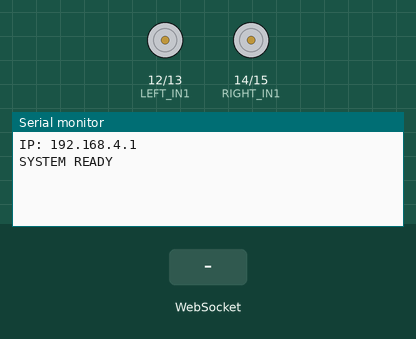
Bench run of a sketch on a simulated ESP32. On the bench: motor-driver pin pairs drawn as motors (green arrow = first pin HIGH = forward, orange = second pin HIGH = backward, longer = more drive, scaled by the enable pin), the last lines printed to the serial monitor. The inputs (shaded band) are chosen by the test bench. The camera gives no picture.

Above: at 1.5 s.
1.6 s: WebSocket text "F" received
At 2.1 s:
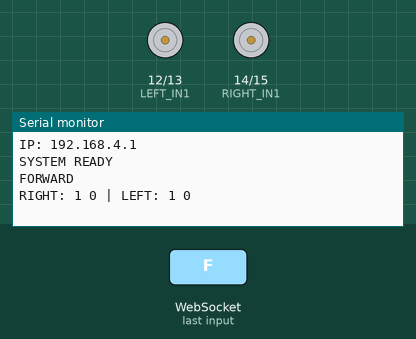
3.1 s: WebSocket text "B" received
At 4.3 s:
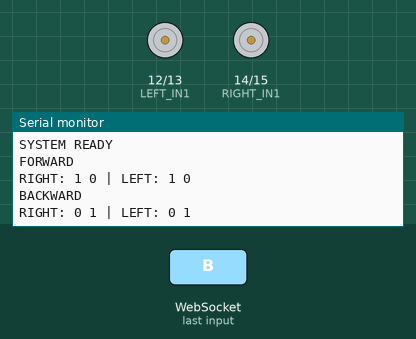
4.6 s: WebSocket text "L" received
At 5.6 s:
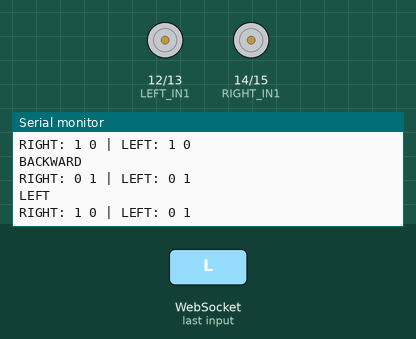
6.1 s: WebSocket text "R" received
At 6.8 s:
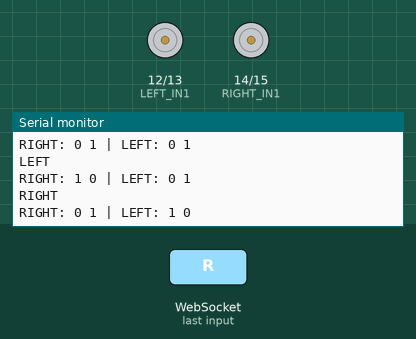

Measured:
- after the input at 1.6 s, the serial monitor: prints a new line at once (image 1)
- after the input at 3.1 s, the serial monitor: prints a new line at once (image 2)
- after the input at 4.6 s, the serial monitor: prints a new line at once (image 3)
- after the input at 6.1 s, the serial monitor: prints a new line at once (image 4)

The sketch:

esp_kamera_TUS_Kontrol.ino
```cpp
#include "esp_camera.h"
#include <WiFi.h>
#include <AsyncTCP.h>
#include <ESPAsyncWebServer.h>

const char* ssid = "i5i";
const char* password = "12345...";

AsyncWebServer server(80);
AsyncWebSocket ws("/ws");

#define RIGHT_EN 2
#define RIGHT_IN1 14
#define RIGHT_IN2 15

#define LEFT_EN 4
#define LEFT_IN1 12
#define LEFT_IN2 13

#define PWM_FREQ 1000
#define PWM_RES 8

#define CH_RIGHT 0
#define CH_LEFT 1

uint32_t speedValue = 150;

const char index_html[] PROGMEM = R"rawliteral(
<!DOCTYPE html>
<html>
<body align=center>

<h2>ESP32 Camera Car TEST</h2>

<img src="" id="cam" width="400"><br><br>

<button onclick="send('F')">Forward</button><br><br>

<button onclick="send('L')">Left</button>
<button onclick="send('R')">Right</button><br><br>

<button onclick="send('B')">Back</button><br><br>

<button onclick="send('S')">Stop</button>

<br><br>

Speed
<input type="range" min="0" max="255" value="150"
oninput="sendSpeed(this.value)">

<script>

var ws = new WebSocket("ws://" + location.hostname + "/ws");

function send(x)
{
ws.send(x);
}

function sendSpeed(v)
{
ws.send("V"+v);
}

</script>

</body>
</html>
)rawliteral";

void printMotorPins()
{

Serial.print("RIGHT: ");
Serial.print(digitalRead(RIGHT_IN1));
Serial.print(" ");
Serial.print(digitalRead(RIGHT_IN2));

Serial.print(" | LEFT: ");
Serial.print(digitalRead(LEFT_IN1));
Serial.print(" ");
Serial.println(digitalRead(LEFT_IN2));

}

void stopMotor()
{

digitalWrite(RIGHT_IN1,LOW);
digitalWrite(RIGHT_IN2,LOW);

digitalWrite(LEFT_IN1,LOW);
digitalWrite(LEFT_IN2,LOW);

Serial.println("STOP");
printMotorPins();

}

void forwardMotor()
{

digitalWrite(RIGHT_IN1,HIGH);
digitalWrite(RIGHT_IN2,LOW);

digitalWrite(LEFT_IN1,HIGH);
digitalWrite(LEFT_IN2,LOW);

Serial.println("FORWARD");
printMotorPins();

}

void backMotor()
{

digitalWrite(RIGHT_IN1,LOW);
digitalWrite(RIGHT_IN2,HIGH);

digitalWrite(LEFT_IN1,LOW);
digitalWrite(LEFT_IN2,HIGH);

Serial.println("BACKWARD");
printMotorPins();

}

void leftMotor()
{

digitalWrite(RIGHT_IN1,HIGH);
digitalWrite(RIGHT_IN2,LOW);

digitalWrite(LEFT_IN1,LOW);
digitalWrite(LEFT_IN2,HIGH);

Serial.println("LEFT");
printMotorPins();

}

void rightMotor()
{

digitalWrite(RIGHT_IN1,LOW);
digitalWrite(RIGHT_IN2,HIGH);

digitalWrite(LEFT_IN1,HIGH);
digitalWrite(LEFT_IN2,LOW);

Serial.println("RIGHT");
printMotorPins();

}

void handleWS(void *arg,uint8_t *data,size_t len)
{

String msg="";

for(int i=0;i<len;i++)
msg+=(char)data[i];

if(msg=="F") forwardMotor();
else if(msg=="B") backMotor();
else if(msg=="L") leftMotor();
else if(msg=="R") rightMotor();
else if(msg=="S") stopMotor();

else if(msg.startsWith("V"))
{

speedValue = msg.substring(1).toInt();

ledcWrite(CH_RIGHT,speedValue);
ledcWrite(CH_LEFT,speedValue);

Serial.print("Speed = ");
Serial.println(speedValue);

}

}

void onEvent(AsyncWebSocket *server,
AsyncWebSocketClient *client,
AwsEventType type,
void *arg,
uint8_t *data,
size_t len)
{

if(type==WS_EVT_DATA)
handleWS(arg,data,len);

}

void setupCamera()
{

camera_config_t config;

config.ledc_channel = LEDC_CHANNEL_0;
config.ledc_timer = LEDC_TIMER_0;

config.pin_d0 = 5;
config.pin_d1 = 18;
config.pin_d2 = 19;
config.pin_d3 = 21;
config.pin_d4 = 36;
config.pin_d5 = 39;
config.pin_d6 = 34;
config.pin_d7 = 35;

config.pin_xclk = 0;
config.pin_pclk = 22;
config.pin_vsync = 25;
config.pin_href = 23;

config.pin_sscb_sda = 26;
config.pin_sscb_scl = 27;

config.pin_pwdn = 32;
config.pin_reset = -1;

config.xclk_freq_hz = 20000000;
config.pixel_format = PIXFORMAT_JPEG;

config.frame_size = FRAMESIZE_QVGA;
config.jpeg_quality = 12;
config.fb_count = 1;

esp_camera_init(&config);

}

void setup()
{

Serial.begin(115200);

pinMode(RIGHT_IN1,OUTPUT);
pinMode(RIGHT_IN2,OUTPUT);
pinMode(LEFT_IN1,OUTPUT);
pinMode(LEFT_IN2,OUTPUT);

ledcSetup(CH_RIGHT,PWM_FREQ,PWM_RES);
ledcSetup(CH_LEFT,PWM_FREQ,PWM_RES);

ledcAttachPin(RIGHT_EN,CH_RIGHT);
ledcAttachPin(LEFT_EN,CH_LEFT);

WiFi.softAP(ssid,password);

Serial.print("IP: ");
Serial.println(WiFi.softAPIP());

ws.onEvent(onEvent);
server.addHandler(&ws);

server.on("/",HTTP_GET,[](AsyncWebServerRequest *request){
request->send_P(200,"text/html",index_html);
});

server.begin();

setupCamera();

Serial.println("SYSTEM READY");

}

void loop()
{
}
```
